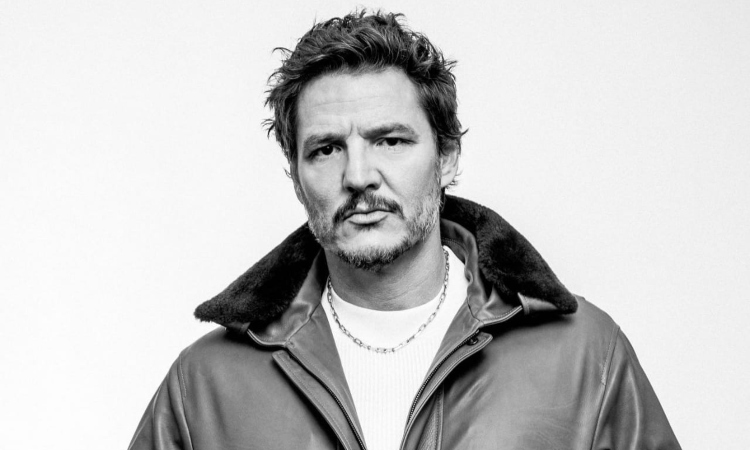
#> input picture 10.jpg, 750 x 450 px, given as the content of the folder dataset, which was not available
$ python reconocimiento-facial.py
#> lines starting #> are read from the running program, lines starting #| are printed output that depends on the picture; long printed decimals are rounded; pictures that were not available may be replaced by others from this repository, and a replacement may not be noted
import numpy as np
from PIL import Image
import os
import sys

print("=== RECONOCIMIENTO FACIAL CON PCA ===\n")

def cargar_y_procesar_imagen(nombre_archivo, tamaño_objetivo=None):
    """
    Carga la imagenes y devuelve los vectores correspondientes
    """
    try:
        imagen = Image.open(nombre_archivo)

        # Convertir a escala de grises (blanco y negro)
        if imagen.mode != 'L':
            imagen = imagen.convert('L')

        # Redimensionar para que todas las imágenes tengan el mismo tamaño
        if tamaño_objetivo:
            imagen = imagen.resize(tamaño_objetivo)

        img_array = np.array(imagen)
        vector_caracteristicas = img_array.flatten()

        vector_caracteristicas = vector_caracteristicas.astype(float) / 255.0

        return vector_caracteristicas, imagen.size

    except Exception as e:
        print(f"ERROR al procesar {nombre_archivo}: {e}")
        return None, None

def cargar_imagenes():
    """
    Carga las n imágenes de ENTRENAMIENTO
    Devuelve una matriz donde cada fila es una imagen convertida a números
    """
    print("\n" + "="*50)
    print("CARGANDO IMÁGENES DE ENTRENAMIENTO")
    print("="*50)

    tamaño_objetivo = (256, 256)  # Fijo, no se llama a determinar_tamaño_comun

    if tamaño_objetivo is None:
        return None

    todas_las_caracteristicas = []

    dataset_dir = "dataset"
    archivos = sorted([f for f in os.listdir(dataset_dir) if f.endswith('.jpg')])

    for i, nombre_archivo in enumerate(archivos, start=1):
        ruta_archivo = os.path.join(dataset_dir, nombre_archivo)
        # Convertir imagen a vector de números
        vector, tamaño_original = cargar_y_procesar_imagen(ruta_archivo, tamaño_objetivo)
#> in cargar_y_procesar_imagen, imagen is the input picture: PIL image 750x450 RGB; min 0, max 255, mean 199
#> in cargar_y_procesar_imagen, `imagen = imagen.resize(tamaño_objetivo)`:
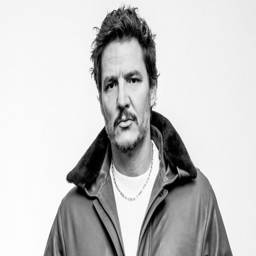
#> imagen: PIL image 256x256 L; min 0, max 255, mean 199

        if vector is not None:
            todas_las_caracteristicas.append(vector)

        else:
            print(f"ERROR: No se pudo cargar {nombre_archivo}")
            return None

    # Verificar que tenemos exactamente 20 imágenes
    if len(todas_las_caracteristicas) != len(archivos):
        print(f"ERROR: Se esperaban {len(archivos)} imágenes, pero se cargaron {len(todas_las_caracteristicas)}")
        return None

    return np.array(todas_las_caracteristicas)

def cargar_imagen_prueba():
    """
    Carga la imagen de la carpeta de imagen_prueba (la que queremos clasificar)
    """
    tamaño_objetivo = (256, 256)  # Fijo, debe coincidir con las de entrenamiento

    vector, tamaño_original = cargar_y_procesar_imagen("imagen_prueba/1.jpg", tamaño_objetivo)

    if vector is not None:
        print("Imagen de prueba cargada correctamente")
        return vector
    else:
        print("ERROR: No se pudo cargar la imagen de prueba")
        return None

def aplicar_pca(A):
    """
    Aplica PCA (Análisis de2 Componentes Principales) a las imágenes
    """
    print(f"\n" + "="*50)
    print("APLICANDO PCA")
    print("="*50)

    mu = np.mean(A, axis=0)  # Promedio de cada píxel en todas las imágenes

    Xc = A - mu  # Cada imagen menos la imagen promedio

    print(f"\nDatos centrados (Xc = A - μ):")
    print(f"   Dimensiones de Xc: {Xc.shape}")
    print(f"   Primeros 3 valores de la primera imagen centrada: {Xc[0, :3]}")

    U, s, Vt = np.linalg.svd(Xc.T, full_matrices=False)

    n = A.shape[0]
    lambdas = (s**2) / (n-1)  # Estos son los eigenvalores (λ)
    V = U  # Estos son los eigenvectores

    print(f"\nValores propios (λ) más importantes:")
    num_mostrar = min(10, len(lambdas))
    for i in range(num_mostrar):
        print(f"   λ{i+1}: {lambdas[i]:.6f}")

    total_varianza = np.sum(lambdas)
    varianza_acumulada = 0.0
    k = 0
    umbral = 0.95  # Objetivo: Explicar el 95% de la varianza

    print(f"\nBuscando el número de componentes 'k' o el rango 'r' para alcanzar el {umbral:.0%} de varianza...")

    for i, lam in enumerate(lambdas):
        varianza_acumulada += lam / total_varianza

        if varianza_acumulada >= umbral:
            k = i + 1  # Guardamos el número de componentes (índice + 1)
            print(f"   Se necesitan {k} componentes para explicar el {varianza_acumulada:.2%} de la varianza.")
            break # Detenemos el bucle una vez que encontramos k

    if k == 0:
        k = len(lambdas) # Usar todos los componentes si no se alcanza
        print("Advertencia: No se alcanzó el umbral, se usarán todos los componentes.")

    return mu, Xc, V[:, :k] # Retorna los primeros 'k' componentes

def proyectar_al_pca(Xc, Vk):
    """
    Proyecta todas las imágenes centradas (Xc) al subespacio PCA de k dimensiones.
    """
    print(f"\n" + "="*50)
    print(f"PROYECTANDO AL SUBESPACIO DE {Vk.shape[1]} COMPONENTES")
    print("="*50)

    Z = np.dot(Xc, Vk)

    print(f"Se han proyectado {Z.shape[0]} imágenes a un espacio de {Z.shape[1]} dimensiones.")


    return Z

def reconstruir_imagen(z, Vk, mu):
    """
    Reconstruye una imagen a partir de su proyección en el espacio PCA.
    """
    Xc_reconstruido = np.dot(Vk, z)
    X_reconstruido = Xc_reconstruido + mu

    # Imprimir el X_reconstruido
    print(f"\nReconstrucción de imagen desde proyección z:")
    print(f"   Dimensiones de la imagen reconstruida: {X_reconstruido.shape}")
    print(f"   Primeros 3 valores de la imagen reconstruida: {X_reconstruido[:3]}")

    return X_reconstruido

def calcular_error_de_reconstruccion(x_test, mu, Vk):
    print("\n" + "="*50)
    print("CALCULANDO ERROR DE RECONSTRUCCIÓN ")
    print("="*50)

    # 1. Centrar la imagen de prueba
    print("   Paso 1: Centrando la imagen de prueba...")
    x_test_centrado = x_test - mu

     # 2. Proyectar la imagen al espacio de k dimensiones para obtener 'z_test'
    #    Para proyectar un solo vector, se multiplica por la transpuesta de Vk.
    print("   Paso 2: Proyectando la imagen al espacio PCA...")
    z_test = np.dot(Vk.T, x_test_centrado)
    print(f"      Proyección obtenida (vector de {len(z_test)} dimensiones).")

    # 3. Reconstruir la imagen a partir de su proyección
    print("   Paso 3: Reconstruyendo la imagen desde la proyección...")
    x_reconstruido = reconstruir_imagen(z_test, Vk, mu)
    print("      Imagen reconstruida.")
     # 4. Calcular el error (norma de la diferencia) entre la original y la reconstruida
    print("   Paso 4: Calculando el error...")
    error = np.linalg.norm(x_test - x_reconstruido)
    print(f"      Error de reconstrucción: {error:.4f}")

    return error

def evaluar_sistema(A, mu, Vk):
    """
    Realiza la evaluación completa del sistema:
    1. Calcula el umbral T a partir de los errores de las imágenes de entrenamiento.
    2. Evalúa una imagen de prueba contra ese umbral.
    """
    print("\n" + "="*60)
    print("FASE DE EVALUACIÓN DEL SISTEMA Y UMBRAL DE DECISIÓN (T)")
    print("="*60)

    # --- PASO 1: Calcular el umbral T con los datos de entrenamiento ---
    print("\nCalculando errores de reconstrucción para las imágenes de entrenamiento...")
    errores_entrenamiento = []

    for i, x_entrenamiento in enumerate(A):

        error = calcular_error_de_reconstruccion(x_entrenamiento, mu, Vk)
        errores_entrenamiento.append(error)
        print(f"   Error para la imagen de entrenamiento {i+1}.jpg: {error:.4f}")

    # Definimos el umbral T como el error máximo encontrado en el entrenamiento
    umbral_T = max(errores_entrenamiento)
    print(f"\nEl error máximo en el set de entrenamiento fue: {umbral_T:.4f}")
    print(f"UMBRAL DE DECISIÓN (T) ESTABLECIDO EN: {umbral_T:.4f}")

    # --- PASO 2: Evaluar la imagen de prueba ---
    print("\nCargando imagen de prueba para evaluación final...")
    x_prueba = cargar_imagen_prueba()

    if x_prueba is None:
        print("No se puede continuar sin la imagen de prueba.")
        return

    error_prueba = calcular_error_de_reconstruccion(x_prueba, mu, Vk)

    # --- PASO 3: Dar el veredicto final ---
    print("\n" + "="*50)
    print("VEREDICTO FINAL")
    print("="*50)
    print(f"   Error de reconstrucción de la imagen de prueba: {error_prueba:.4f}")
    print(f"   Umbral de decisión (T): {umbral_T:.4f}")

    if error_prueba <= umbral_T:
        print("\n   >> RESULTADO: Rostro RECONOCIDO.")
        print("   Explicación: El error está por debajo del umbral, lo que significa que la cara se ajusta bien al modelo aprendido.")
    else:
        print("\n   >> RESULTADO: Rostro DESCONOCIDO.")
        print("   Explicación: El error supera el umbral, lo que indica que la cara es significativamente diferente a las caras del entrenamiento.")


def main():
    """
    Función principal - ejecuta todo el proceso paso a paso
    """
    # PASO 1: Cargar imágenes de entrenamiento
    A = cargar_imagenes()
#> in cargar_imagenes, `vector, tamaño_original = cargar_y_procesar_imagen(ruta_archivo, tamañ..`: tamaño_original = (256, 256)

    if A is None:
        print("\nERROR CRÍTICO: No se pudieron cargar las imágenes de entrenamiento")
        return

    print(f"Total de imágenes de entrenamiento: {A.shape[0]}")
#| Total de imágenes de entrenamiento: 1

    # PASO 2: Aplicar PCA
    mu, Xc, Vk = aplicar_pca(A)
#|    Dimensiones de Xc: (1, 65536)
#|    Primeros 3 valores de la primera imagen centrada: [0. 0. 0.]
#> in aplicar_pca, `U, s, Vt = np.linalg.svd(Xc.T, full_matrices=False)`: s = [0]; Vt = [1]
#> in aplicar_pca, `lambdas = (s**2) / (n-1)`: lambdas = [nan]
#> in aplicar_pca, `num_mostrar = min(10, len(lambdas))`: num_mostrar = 1
#> the loop in aplicar_pca, `for i in range(num_mostrar):` made 1 pass
#|    λ1: nan
#> in aplicar_pca, `total_varianza = np.sum(lambdas)`: total_varianza = nan
#> the loop in aplicar_pca, `for i, lam in enumerate(lambdas):` made 1 pass
#> in aplicar_pca, `k = len(lambdas)`: k = 1

    # PASO 3: Proyectar datos al primer componente
    Z = proyectar_al_pca(Xc, Vk)
#| PROYECTANDO AL SUBESPACIO DE 1 COMPONENTES
#> in proyectar_al_pca, `Z = np.dot(Xc, Vk)`: Z = [0]
#| Se han proyectado 1 imágenes a un espacio de 1 dimensiones.
#> Z = [0]

     # --- FASE DE EVALUACIÓN ---
    evaluar_sistema(A, mu, Vk)
#> the loop in evaluar_sistema, `for i, x_entrenamiento in enumerate(A): ` made 1 pass
#> (z_test in calcular_error_de_reconstruccion, error) on pass 1: ([0], 0)
#> (printed output is left out)
#> in evaluar_sistema, `umbral_T = max(errores_entrenamiento)`: umbral_T = 0
#| El error máximo en el set de entrenamiento fue: 0.0000
#| UMBRAL DE DECISIÓN (T) ESTABLECIDO EN: 0.0000
#> call 2 of cargar_y_procesar_imagen, with nombre_archivo = 'imagen_prueba/1.jpg', tamaño_objetivo = (256, 256)
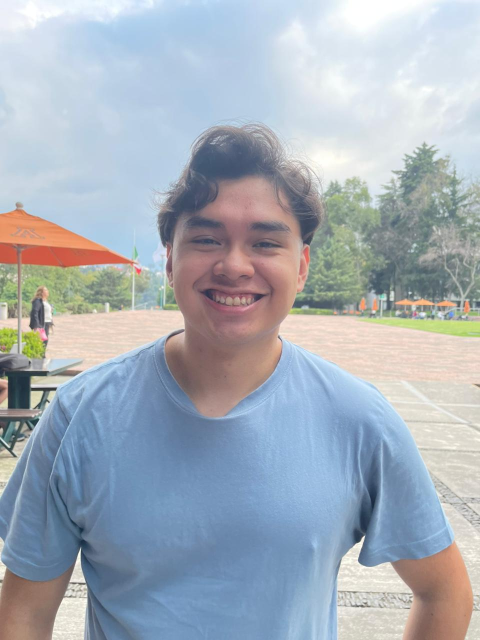
#> input picture 1.jpg, 960 x 1280 px, found by its file name (shown at 1/2 size)
#> in cargar_y_procesar_imagen, imagen is the input picture: PIL image 960x1280 RGB; mean R, G, B 165.9, 175, 185.5
#> in cargar_y_procesar_imagen (call 2), `imagen = imagen.convert('L')`:
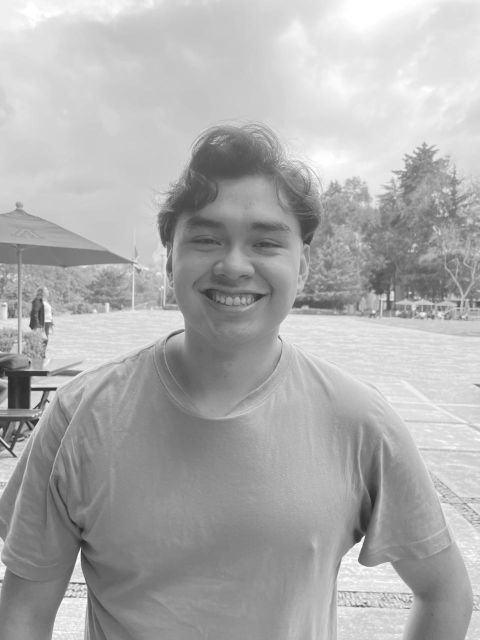
#> imagen: PIL image 960x1280 L (shown at 1/2 size); min 32, max 255, mean 173.5
#> in cargar_y_procesar_imagen (call 2), `imagen = imagen.resize(tamaño_objetivo)`:
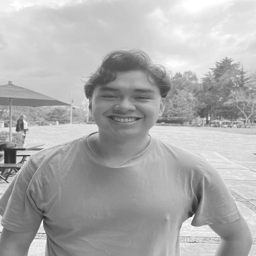
#> imagen: PIL image 256x256 L; min 41, max 255, mean 173.5
#> in cargar_imagen_prueba, `vector, tamaño_original = cargar_y_procesar_imagen("imagen_prueba/1.jp..`: tamaño_original = (256, 256)
#|       Proyección obtenida (vector de 1 dimensiones).
#|    Dimensiones de la imagen reconstruida: (65536,)
#|    Primeros 3 valores de la imagen reconstruida: [0.9412 0.9569 0.9529]
#|       Error de reconstrucción: 79.0024
#> in evaluar_sistema, `error_prueba = calcular_error_de_reconstruccion(x_prueba, mu, Vk)`: error_prueba = 79
#|    Error de reconstrucción de la imagen de prueba: 79.0024
#|    Umbral de decisión (T): 0.0000

    print(f"\n" + "="*60)
    print("PROCESO COMPLETADO")
    print("="*60)

# EJECUTAR EL PROGRAMA
if __name__ == "__main__":
    main()
